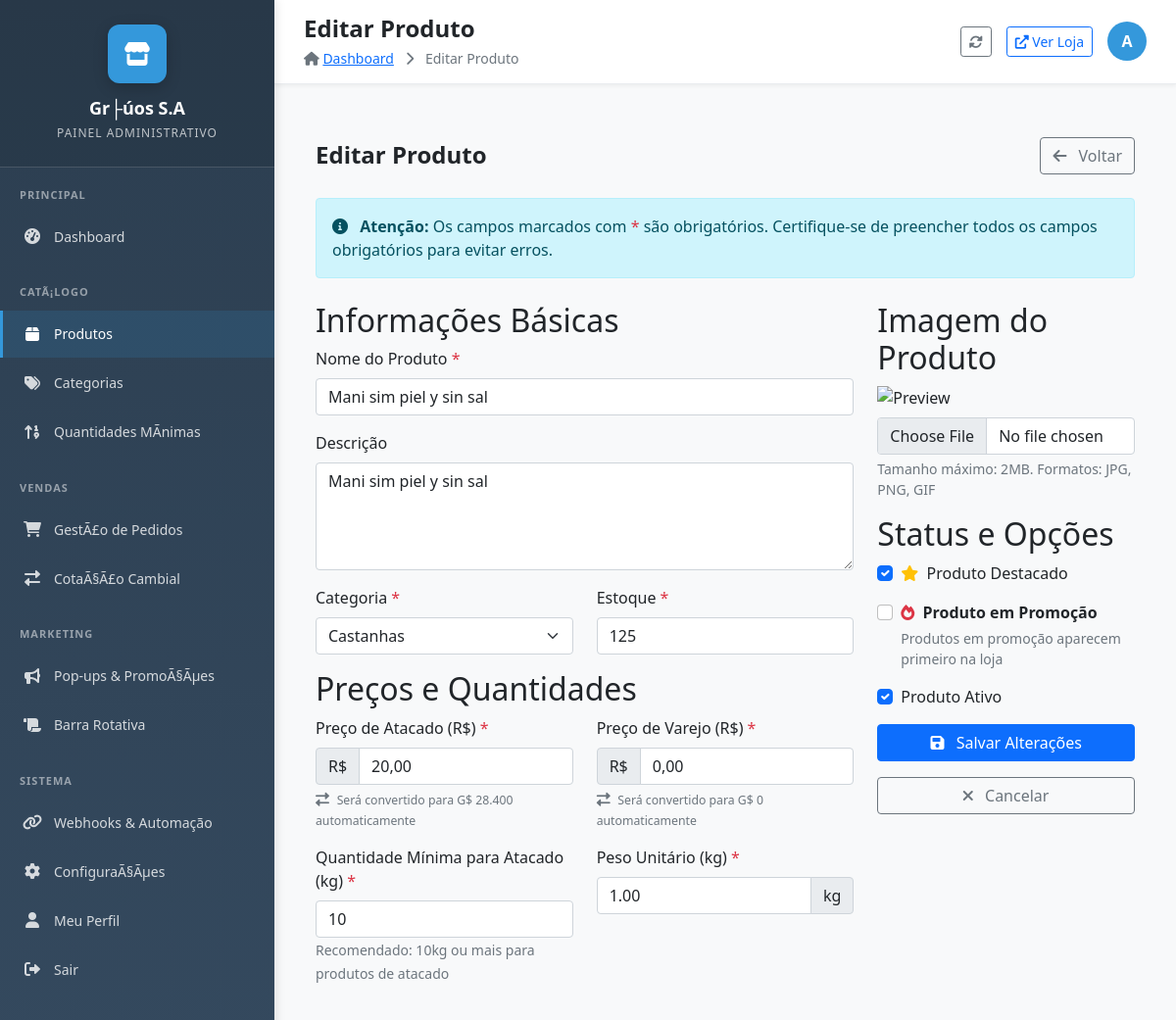
The page /admin/produto_editar.php?id=169 (signed in) on the database its author committed.
### tables this page shows
CREATE TABLE `store_settings` (
  `id` int(11) NOT NULL AUTO_INCREMENT,
  `store_name` varchar(255) NOT NULL,
  `store_description` text DEFAULT NULL,
  `whatsapp_number` varchar(50) DEFAULT NULL,
  `shipping_rate` decimal(10,2) NOT NULL DEFAULT 1500.00,
  `address` text DEFAULT NULL,
  `business_hours` text DEFAULT NULL,
  `logo_url` varchar(255) DEFAULT NULL,
  `social_facebook` varchar(255) DEFAULT NULL,
  `social_instagram` varchar(255) DEFAULT NULL,
  `social_twitter` varchar(255) DEFAULT NULL,
  `updated_at` timestamp NOT NULL DEFAULT current_timestamp() ON UPDATE current_timestamp(),
  `contact_seller_text` varchar(255) DEFAULT 'Consultar con el vendedor' COMMENT 'Texto em espanhol para produtos sem pre├ºo',
  `default_min_quantity` int(11) DEFAULT 10 COMMENT 'Quantidade m├¡nima padr├úo para novos produtos',
  `hide_retail_price` tinyint(1) DEFAULT 0 COMMENT 'Se 1, remove pre├ºo de varejo do sistema',
  `enable_shipping` tinyint(1) DEFAULT 1 COMMENT 'Se 1 calcula frete, se 0 n├úo mostra frete',
  `shipping_control_text` varchar(255) DEFAULT 'Frete calculado automaticamente' COMMENT 'Texto explicativo para o frete',
  `enable_global_minimums` tinyint(1) DEFAULT 1 COMMENT 'Se 1 respeita m├¡nimos dos produtos, se 0 ignora todos os m├¡nimos',
  `minimum_explanation_text` varchar(255) DEFAULT 'Vendemos somente no m├¡nimo especificado' COMMENT 'Texto explicativo para m├¡nimos',
  PRIMARY KEY (`id`),
  KEY `idx_store_shipping_enabled` (`enable_shipping`),
  KEY `idx_store_minimums_enabled` (`enable_global_minimums`)
);

CREATE TABLE `products` (
  `id` int(11) NOT NULL AUTO_INCREMENT,
  `name` varchar(255) NOT NULL,
  `description` text DEFAULT NULL,
  `wholesale_price` decimal(10,2) DEFAULT NULL,
  `retail_price` decimal(10,2) DEFAULT NULL,
  `min_wholesale_quantity` int(11) DEFAULT NULL,
  `unit_weight` decimal(10,2) NOT NULL DEFAULT 0.00,
  `unit_type` enum('kg','unit') NOT NULL DEFAULT 'kg',
  `unit_display_name` varchar(20) DEFAULT NULL,
  `stock` int(11) NOT NULL DEFAULT 0,
  `image_url` varchar(255) DEFAULT NULL,
  `featured` tinyint(1) NOT NULL DEFAULT 0,
  `promotion` tinyint(1) DEFAULT 0,
  `status` tinyint(1) NOT NULL DEFAULT 1,
  `category_id` int(11) DEFAULT NULL,
  `created_at` timestamp NOT NULL DEFAULT current_timestamp(),
  `updated_at` timestamp NOT NULL DEFAULT current_timestamp() ON UPDATE current_timestamp(),
  `show_price` tinyint(1) DEFAULT 1 COMMENT 'Se 1 mostra pre├ºo, se 0 mostra consultar vendedor',
  `has_min_quantity` tinyint(1) DEFAULT 1 COMMENT 'Se 1 tem quantidade m├¡nima, se 0 n├úo tem',
  `parent_product_id` int(11) DEFAULT NULL COMMENT 'ID do produto pai (para varia├º├Áes)',
  `variation_display` varchar(100) DEFAULT NULL COMMENT 'Nome da varia├º├úo (ex: 200ml, 500ml, 1L)',
  `variation_type` enum('size','flavor','color','other') DEFAULT NULL COMMENT 'Tipo de varia├º├úo',
  PRIMARY KEY (`id`),
  KEY `category_id` (`category_id`),
  KEY `idx_products_show_price` (`show_price`),
  KEY `idx_products_has_min_quantity` (`has_min_quantity`),
  KEY `idx_parent_product_id` (`parent_product_id`),
  KEY `idx_variation_type` (`variation_type`),
  CONSTRAINT `fk_parent_product` FOREIGN KEY (`parent_product_id`) REFERENCES `products` (`id`) ON DELETE CASCADE,
  CONSTRAINT `products_ibfk_1` FOREIGN KEY (`category_id`) REFERENCES `categories` (`id`) ON DELETE SET NULL
);

CREATE TABLE `categories` (
  `id` int(11) NOT NULL AUTO_INCREMENT,
  `name` varchar(255) NOT NULL,
  `description` text DEFAULT NULL,
  `image_url` varchar(255) DEFAULT NULL,
  `parent_id` int(11) DEFAULT NULL,
  `status` tinyint(1) NOT NULL DEFAULT 1,
  `created_at` timestamp NOT NULL DEFAULT current_timestamp(),
  `updated_at` timestamp NOT NULL DEFAULT current_timestamp() ON UPDATE current_timestamp(),
  PRIMARY KEY (`id`),
  KEY `categories_ibfk_1` (`parent_id`),
  CONSTRAINT `categories_ibfk_1` FOREIGN KEY (`parent_id`) REFERENCES `categories` (`id`) ON DELETE SET NULL ON UPDATE CASCADE
);

CREATE TABLE `exchange_rate` (
  `id` int(11) NOT NULL AUTO_INCREMENT,
  `rate` decimal(10,4) NOT NULL DEFAULT 1420.0000,
  `updated_at` timestamp NOT NULL DEFAULT current_timestamp() ON UPDATE current_timestamp(),
  `updated_by` varchar(255) DEFAULT NULL,
  PRIMARY KEY (`id`)
);

### admin/produto_editar.php (the view, shortened to what the rows shown need)
<?php
require_once '../includes/db_connect.php';
require_once '../includes/exchange_functions.php';
$product_id = (int)$_GET['id'];
$query = "SELECT * FROM products WHERE id = ?";
$stmt = $conn->prepare($query);
$stmt->bind_param("i", $product_id);
$stmt->execute();
$result = $stmt->get_result();
$product = $result->fetch_assoc();
$query_categories = "SELECT id, name FROM categories WHERE status = 1 ORDER BY name";
$result_categories = $conn->query($query_categories);
$name = $product['name'];
$description = $product['description'];
$wholesale_price = $product['wholesale_price'];
$retail_price = $product['retail_price'];
$min_wholesale_quantity = $product['min_wholesale_quantity'];
$unit_weight = $product['unit_weight'];
$stock = $product['stock'];
$category_id = $product['category_id'];
$featured = $product['featured'];
$promotion = $product['promotion'] ?? 0;
$status = $product['status'];
$errors = [];
include 'includes/admin_layout.php';
?>
<div class="container-fluid py-4">
    <div class="d-flex justify-content-between align-items-center mb-4">
        <h1 class="page-title">Editar Produto</h1>
    </div>
    <form action="produto_editar.php?id=<?php echo $product_id; ?>" method="post" enctype="multipart/form-data" class="needs-validation" novalidate>
        <div class="row">
            <div class="col-md-8">
                <div class="form-section">
                    <h2 class="form-section-title">Informações Básicas</h2>
                    <div class="mb-3">
                        <label for="name" class="form-label">Nome do Produto <span class="text-danger">*</span></label>
                        <input type="text" class="form-control <?php echo isset($errors['name']) ? 'is-invalid' : ''; ?>" id="name" name="name" value="<?php echo htmlspecialchars($name); ?>" required>
                    </div>
                    <div class="mb-3">
                        <label for="description" class="form-label">Descrição</label>
                        <textarea class="form-control" id="description" name="description" rows="4"><?php echo htmlspecialchars($description); ?></textarea>
                    </div>
                    <div class="row mb-3">
                        <div class="col-md-6">
                            <label for="category_id" class="form-label">Categoria <span class="text-danger">*</span></label>
                            <select class="form-select <?php echo isset($errors['category_id']) ? 'is-invalid' : ''; ?>" id="category_id" name="category_id" required>
                                <?php
                                $result_categories->data_seek(0);
                                while ($category = $result_categories->fetch_assoc()):
                                ?>
                                    <option value="<?php echo $category['id']; ?>" <?php echo $category_id == $category['id'] ? 'selected' : ''; ?>>
                                        <?php echo htmlspecialchars($category['name']); ?>
                                    </option>
                                <?php endwhile; ?>
                            </select>
                        </div>
                        <div class="col-md-6">
                            <label for="stock" class="form-label">Estoque <span class="text-danger">*</span></label>
                            <input type="number" class="form-control <?php echo isset($errors['stock']) ? 'is-invalid' : ''; ?>" id="stock" name="stock" value="<?php echo htmlspecialchars($stock); ?>" required min="0">
                        </div>
                    </div>
                </div>
                <div class="form-section">
                    <h2 class="form-section-title">Preços e Quantidades</h2>
                    <div class="row mb-3">
                        <div class="col-md-6">
                            <div class="input-group has-validation">
                                <span class="input-group-text">R$</span>
                                <input type="text" class="form-control <?php echo isset($errors['wholesale_price']) ? 'is-invalid' : ''; ?>" id="wholesale_price" name="wholesale_price" value="<?php echo number_format($wholesale_price, 2, ',', '.'); ?>" required>
                            </div>
                            <div class="form-text">
                                <i class="fas fa-exchange-alt me-1"></i>
                                <small class="text-muted" id="wholesale_preview">
                                    Será convertido para <?php echo formatPriceInGuaranis($wholesale_price); ?> automaticamente
                                </small>
                            </div>
                        </div>
                        <div class="col-md-6">
                            <div class="form-text">
                                <i class="fas fa-exchange-alt me-1"></i>
                                <small class="text-muted" id="retail_preview">
                                    Será convertido para <?php echo formatPriceInGuaranis($retail_price); ?> automaticamente
                                </small>
                            </div>
                        </div>
                    </div>
                    <div class="row mb-3">
                        <div class="col-md-6">
                            <label for="min_wholesale_quantity" class="form-label">Quantidade Mínima para Atacado (kg) <span class="text-danger">*</span></label>
                            <input type="number" class="form-control <?php echo isset($errors['min_wholesale_quantity']) ? 'is-invalid' : ''; ?>" id="min_wholesale_quantity" name="min_wholesale_quantity" value="<?php echo htmlspecialchars($min_wholesale_quantity); ?>" required min="1">
                            <small class="form-text text-muted">Recomendado: 10kg ou mais para produtos de atacado</small>
                        </div>
                        <div class="col-md-6">
                            <div class="input-group has-validation">
                                <input type="text" class="form-control <?php echo isset($errors['unit_weight']) ? 'is-invalid' : ''; ?>" id="unit_weight" name="unit_weight" value="<?php echo htmlspecialchars($unit_weight); ?>" required>
                                <span class="input-group-text">kg</span>
                            </div>
                        </div>
                    </div>
                </div>
            </div>
            <div class="col-md-4">
                <div class="form-section">
                    <h2 class="form-section-title">Imagem do Produto</h2>
                </div>
                <div class="form-section">
                    <h2 class="form-section-title">Status e Opções</h2>
                    <div class="mb-3 form-check">
                        <input type="checkbox" class="form-check-input" id="featured" name="featured" <?php echo $featured ? 'checked' : ''; ?>>
                        <label class="form-check-label" for="featured">
                            <i class="fas fa-star text-warning me-1"></i> Produto Destacado
                        </label>
                    </div>
                    <div class="mb-3 form-check">
                        <input type="checkbox" class="form-check-input" id="promotion" name="promotion" <?php echo $promotion ? 'checked' : ''; ?>>
                        <label class="form-check-label" for="promotion">
                            <i class="fas fa-fire text-danger me-1"></i> <strong>Produto em Promoção</strong>
                        </label>
                        <small class="form-text text-muted d-block">Produtos em promoção aparecem primeiro na loja</small>
                    </div>
                    <div class="mb-3 form-check">
                        <input type="checkbox" class="form-check-input" id="status" name="status" <?php echo $status ? 'checked' : ''; ?>>
                        <label class="form-check-label" for="status">Produto Ativo</label>
                    </div>
                </div>
            </div>
        </div>
    </form>
</div>
<?php include 'includes/footer.php'; ?>

### admin/includes/admin_layout.php (shortened to what the rows shown need)
<?php
if (!isset($store)) {
    require_once '../includes/db_connect.php';
    require_once '../includes/exchange_functions.php';
    $store_query = "SELECT * FROM store_settings WHERE id = 1";
    $store_result = $conn->query($store_query);
    $store = $store_result->fetch_assoc();
}
$current_page = basename($_SERVER['PHP_SELF']);
$page_title = 'Painel Administrativo';
$page_titles = [
    'dashboard.php' => 'Dashboard',
    'produtos.php' => 'GestÃ£o de Produtos',
    'produto_adicionar.php' => 'Adicionar Produto',
    'produto_editar.php' => 'Editar Produto',
    'categorias.php' => 'GestÃ£o de Categorias',
    'categoria_adicionar.php' => 'Adicionar Categoria',
    'categoria_editar.php' => 'Editar Categoria',
    'pedidos.php' => 'GestÃ£o de Pedidos',
    'pedidos_melhorado.php' => 'GestÃ£o AvanÃ§ada de Pedidos',
    'pedido_detalhes.php' => 'Detalhes do Pedido',
    'cotacao.php' => 'GestÃ£o de CotaÃ§Ã£o',
    'configuracoes.php' => 'ConfiguraÃ§Ãµes da Loja',
    'perfil.php' => 'Perfil do Administrador',
    'popup_manager.php' => 'GestÃ£o de Pop-ups',
    'barra_rotativa.php' => 'Barra Rotativa',
    'gestao_quantidades_minimas.php' => 'GestÃ£o de Quantidades MÃ­nimas'
];
if (isset($page_titles[$current_page])) {
    $page_title = $page_titles[$current_page];
}
?>
<!DOCTYPE html>
<html lang="pt-BR">
<head>
    <link href="https://cdn.jsdelivr.net/npm/bootstrap@5.1.3/dist/css/bootstrap.min.css" rel="stylesheet">
    <link rel="stylesheet" href="https://cdnjs.cloudflare.com/ajax/libs/font-awesome/6.0.0/css/all.min.css">
</head>
<body>
    <nav class="admin-sidebar">
        <div class="sidebar-brand">
            <div class="brand-logo">
                <i class="fas fa-store"></i>
            </div>
            <h1 class="brand-name"><?php echo htmlspecialchars($store['store_name']); ?></h1>
            <p class="brand-subtitle">Painel Administrativo</p>
        </div>
    </nav>
    <main class="admin-main">
        <header class="admin-header">
            <div class="header-content">
                <div class="page-header">
                    <h1 class="page-title"><?php echo $page_title; ?></h1>
                </div>
            </div>
        </header>
        <div class="admin-content">

### rows shown on the page
store_settings: store_name "Gr├úos S.A"
products: name "Mani sim piel y sin sal", description "Mani sim piel y sin sal", category_id "Castanhas", stock "125", wholesale_price "20,00", wholesale_price.rate "G$ 28.400", min_wholesale_quantity "10", unit_weight "1.00", featured "☑", status "☑"
exchange_rate: rate "G$ 0"

### other values the page prints
$page_title "Editar Produto"
substr($_SESSION['admin_user'] ?? 'A', 0, 1) "A"
